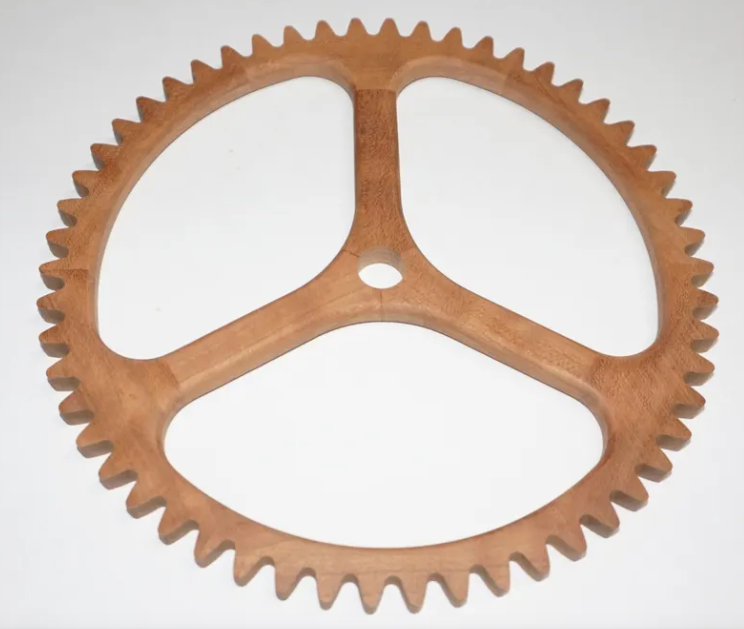
#> input picture src/drawings/Screenshot (3).png, 744 x 629 px, found by its file name
$ python analyze_photo.py
#> lines starting #> are read from the running program, lines starting #| are printed output that depends on the picture; after the words box and inside, x2 and y2 are one past the last pixel; in counts of white or black regions, pixels touching at a corner belong together; long printed decimals are rounded
# -*- coding: utf-8 -*-
"""analyze_photo.py — quantitative extraction of the real part from the photo.
  * wood mask (saturation based)
  * outer tooth profile (tip / root circles, tooth count)
  * the 3 window openings: contours + polar description
  * bore + hub
"""
import math
import numpy as np
from PIL import Image
from scipy import ndimage

SRC = "/workspace/src/drawings/Screenshot (3).png"
OUT = "/workspace/FreeCAD_Models/out/"
rgb = np.array(Image.open(SRC).convert("RGB")).astype(int)
H, W, _ = rgb.shape
#> H = 629; W = 744
R, G, B = rgb[:, :, 0], rgb[:, :, 1], rgb[:, :, 2]
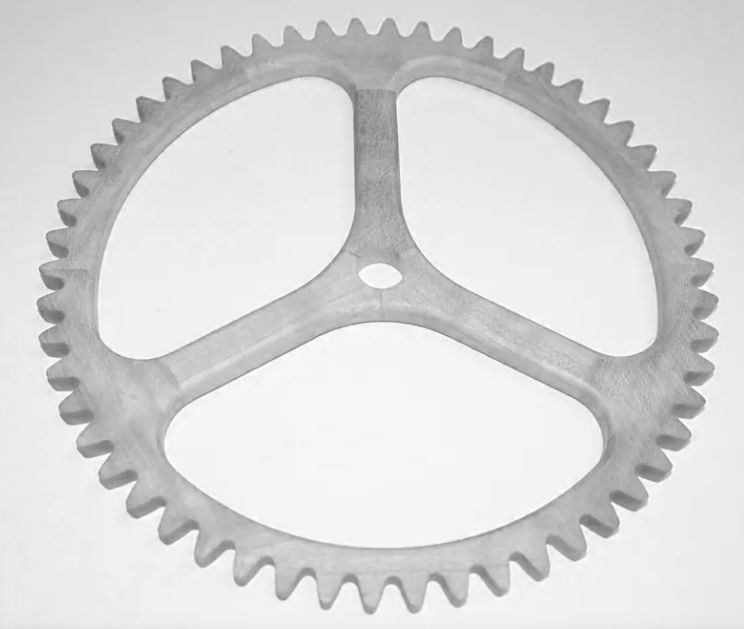
#> R: shape (629, 744) int64; min 101, max 255, mean 217
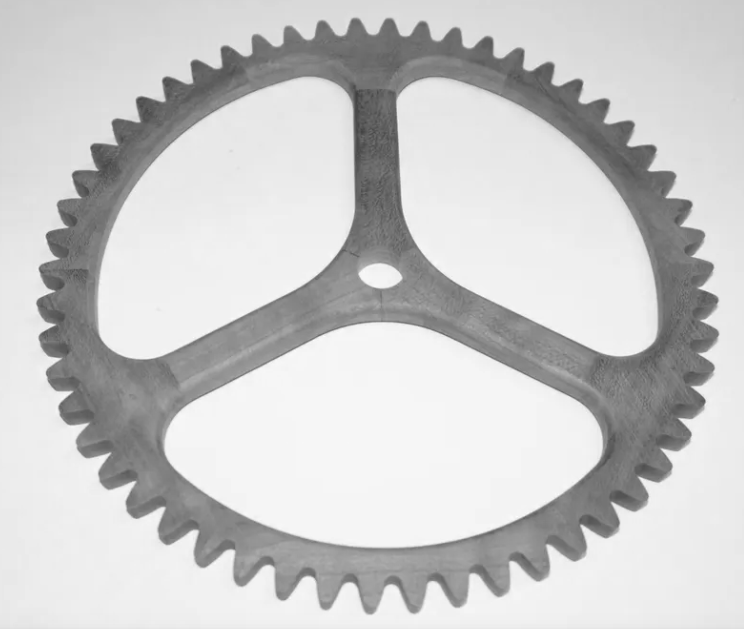
#> G: shape (629, 744) int64; min 63, max 254, mean 202.2
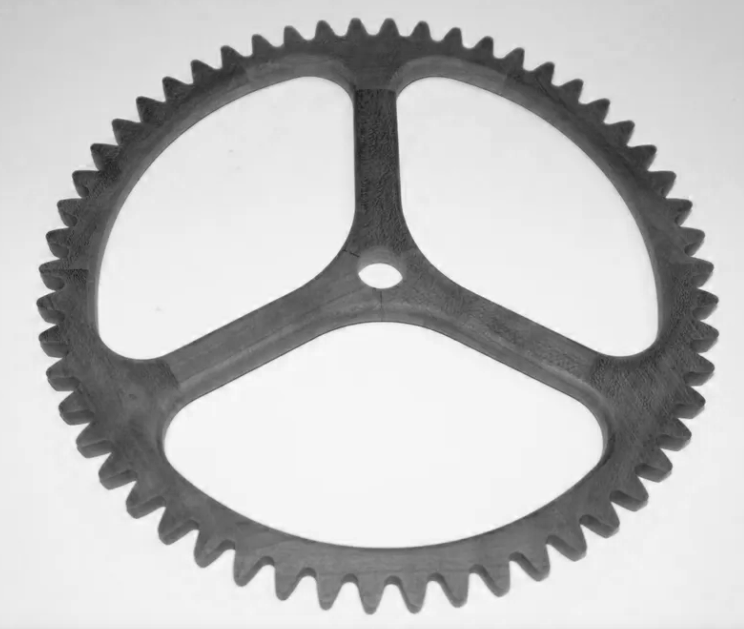
#> B: shape (629, 744) int64; min 29, max 254, mean 192.4
mx = rgb.max(axis=2)
mn = rgb.min(axis=2)
sat = mx - mn
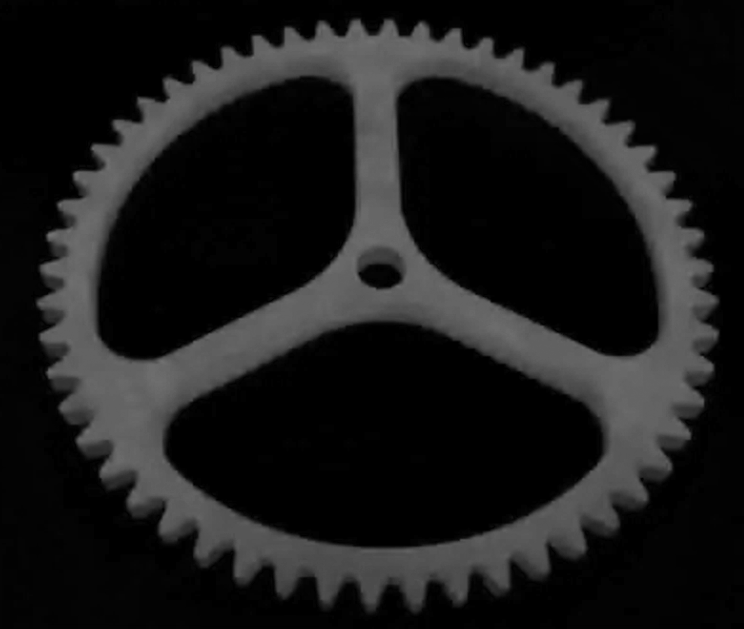
#> sat: shape (629, 744) int64; min 0, max 115, mean 25.4

wood = (sat > 30) & (mx < 245) & (R > B + 12)
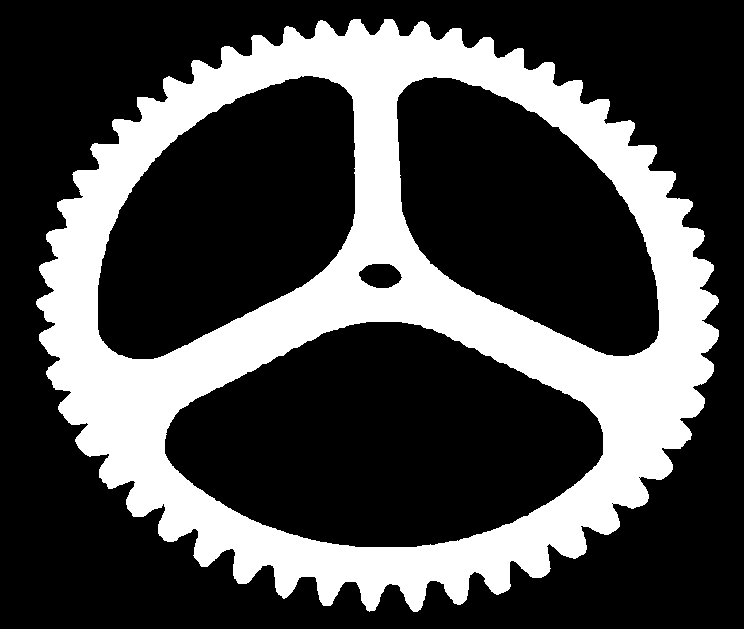
#> wood: shape (629, 744) bool; 28.6% white; 1 white region, box (x1, y1, x2, y2) and area: (36, 19, 719, 612) 133839
wood = ndimage.binary_closing(wood, np.ones((3, 3)))
#> wood: shape (629, 744) bool; 28.6% white; 1 white region, box (x1, y1, x2, y2) and area: (36, 19, 719, 612) 133911
print("raw wood px", wood.sum())
#| raw wood px 133911

# largest component = the gear
lab, n = ndimage.label(wood, structure=np.ones((3, 3)))
#> n = 1
sizes = ndimage.sum(wood, lab, range(1, n + 1))
#> sizes = [133911]
order = np.argsort(sizes)[::-1][:6]
#> order = [0]
for i in order:
    sl = ndimage.find_objects(lab == i + 1)[0]
    print("  comp %d size=%d bbox x[%d..%d] y[%d..%d]" %
          (i + 1, sizes[i], sl[1].start, sl[1].stop, sl[0].start, sl[0].stop))
#> this loop made 1 pass
#|   comp 1 size=133911 bbox x[36..719] y[19..612]
gear_id = order[0] + 1
#> gear_id = 1
wood = (lab == gear_id)
ys, xs = np.nonzero(wood)
print("gear bbox x[%d..%d] y[%d..%d]" % (xs.min(), xs.max(), ys.min(), ys.max()))
#| gear bbox x[36..718] y[19..611]

# ---- centre from the bore hole -------------------------------------------
bg = ~wood
lab2, n2 = ndimage.label(bg, structure=np.ones((3, 3)))
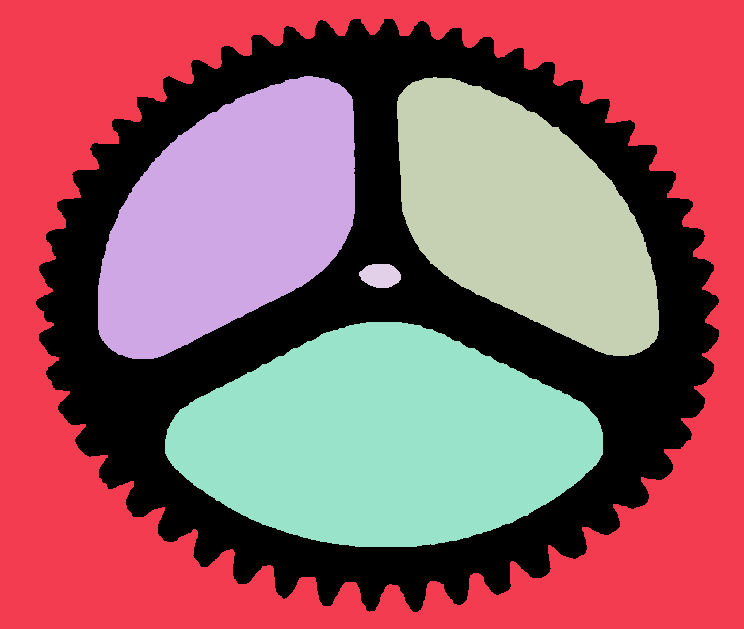
#> lab2: shape (629, 744) int32; 6 distinct labels, from 0 to 5; one colour per label, 0 black
#> n2 = 5
border = set(lab2[0, :]) | set(lab2[-1, :]) | set(lab2[:, 0]) | set(lab2[:, -1])
#> border = 1 item
holes = []
for i in range(1, n2 + 1):
    if i in border:
        continue
    area = int((lab2 == i).sum())
    if area < 150:
        continue
    yy, xx = np.nonzero(lab2 == i)
    holes.append(dict(id=i, area=area, x0=xx.min(), x1=xx.max(),
                       y0=yy.min(), y1=yy.max(), cx=xx.mean(), cy=yy.mean()))
#> this loop made 5 passes
#> area on passes 2 to 5: 49375, 47186, 787, 69637
#> after the loop, holes = 4 items
holes.sort(key=lambda h: -h["area"])
print("\nopenings:")
for h in holes:
    print("   id=%3d area=%7d bbox x[%d..%d] y[%d..%d] cen=(%.1f,%.1f)" %
          (h["id"], h["area"], h["x0"], h["x1"], h["y0"], h["y1"], h["cx"], h["cy"]))
#> this loop made 4 passes
#|    id=  5 area=  69637 bbox x[165..602] y[322..546] cen=(384.2,439.7)
#|    id=  2 area=  49375 bbox x[98..354] y[76..358] cen=(230.1,217.3)
#|    id=  3 area=  47186 bbox x[397..658] y[77..355] cen=(522.8,216.1)
#|    id=  4 area=    787 bbox x[359..400] y[264..287] cen=(380.1,275.2)

bore = min(holes, key=lambda h: h["area"])
#> bore = {'id': 4, 'area': 787, 'x0': 359, 'x1': 400, 'y0': 264, 'y1': 287, 'cx': 380.1, 'cy': 275.2}
print("\nBORE: area=%d bbox=%s cen=(%.1f,%.1f)  r_mean=%.2f" %
      (bore["area"], (bore["x0"], bore["x1"], bore["y0"], bore["y1"]),
       bore["cx"], bore["cy"], math.sqrt(bore["area"] / math.pi)))
#| BORE: area=787 bbox=(359, 400, 264, 287) cen=(380.1,275.2)  r_mean=15.83
CX, CY = bore["cx"], bore["cy"]
#> CX = 380.1; CY = 275.2
print("  centre used:", CX, CY)
#|   centre used: 380.099 275.224

# ---- outer tooth profile --------------------------------------------------
filled = ndimage.binary_fill_holes(wood)
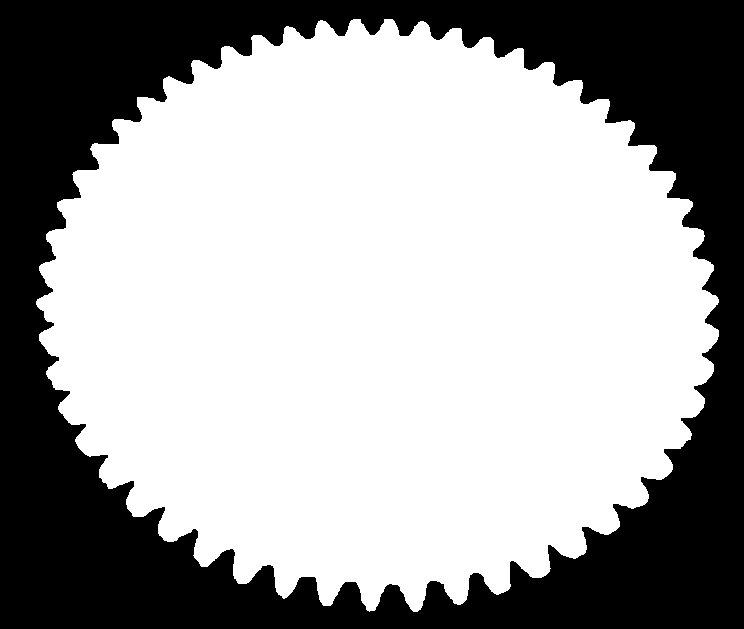
#> filled: shape (629, 744) bool; 64.3% white; 1 black region, box (x1, y1, x2, y2) and area: (0, 0, 744, 629) 167080
ys, xs = np.nonzero(filled)
print("\nouter bbox: x[%d..%d] y[%d..%d]  ->  w=%d h=%d" %
      (xs.min(), xs.max(), ys.min(), ys.max(), xs.max() - xs.min(), ys.max() - ys.min()))
#| outer bbox: x[36..718] y[19..611]  ->  w=682 h=592

n = 3600
th = np.linspace(0, 2 * math.pi, n, endpoint=False)
rmax = max(xs.max() - CX, ys.max() - CY) + 6
#> rmax = 343.9
prof = np.zeros(n)
for i, a in enumerate(th):
    dx, dy = math.cos(a), -math.sin(a)
    rs = np.arange(0, rmax, 0.4)
    xx = np.rint(CX + rs * dx).astype(int)
    yy = np.rint(CY + rs * dy).astype(int)
    ok = (xx >= 0) & (xx < W) & (yy >= 0) & (yy < H)
    hit = np.zeros(len(rs), bool)
    hit[ok] = filled[yy[ok], xx[ok]]
    idx = np.nonzero(hit)[0]
    prof[i] = rs[idx[-1]] if len(idx) else 0.0
#> after the loop, prof = 3600 values, max 343.6 at index 1839, min 240.4 at index 846, mean 307.2

print("tip radius: max=%.1f  mean of top 5%%=%.1f" %
      (prof.max(), np.sort(prof)[-int(0.05 * n):].mean()))
#| tip radius: max=343.6  mean of top 5%=343.6
print("root radius: min=%.1f" % prof.min())
#| root radius: min=240.4
# tooth count: count local maxima
sm = np.convolve(prof, np.ones(9) / 9, mode="same")
#> sm = 3600 values, max 343.6 at index 1843, min 182.6 at index 3599, mean 306.9
peaks = []
for i in range(2, n - 2):
    if sm[i] > sm[i - 1] and sm[i] >= sm[i + 1] and sm[i] > 250:
        peaks.append(i)
#> after the loop, peaks = 71 values from 13 to 3595
# merge close peaks
merged = []
for p in peaks:
    if not merged or p - merged[-1] > 12:
        merged.append(p)
#> this loop made 71 passes
#> p on passes 1 to 12: 13, 73, 130, 188, 248, 250, 309, 375, 408, 440, 508, 580
#> after the loop, merged = 58 values from 13 to 3595
print("tooth count (peaks):", len(merged))
#| tooth count (peaks): 58
if len(merged) > 1:
    d = np.diff(merged)
#> d = 57 values, max 88 at index 37, min 24 at index 29, mean 62.84
    print("  peak spacing (deg): min %.2f max %.2f mean %.2f" %
          (d.min() * 360 / n, d.max() * 360 / n, d.mean() * 360 / n))
#|   peak spacing (deg): min 2.40 max 8.80 mean 6.28
np.save(OUT + "photo_outer_profile.npy", prof)

# print the profile every 1 deg for 0..90 to see the tooth shape
print("\nprofile 0..120 deg (1 deg):")
print(" ".join("%d:%.0f" % (math.degrees(th[i]), prof[i]) for i in range(0, 120)))
#> (printed output is left out)
